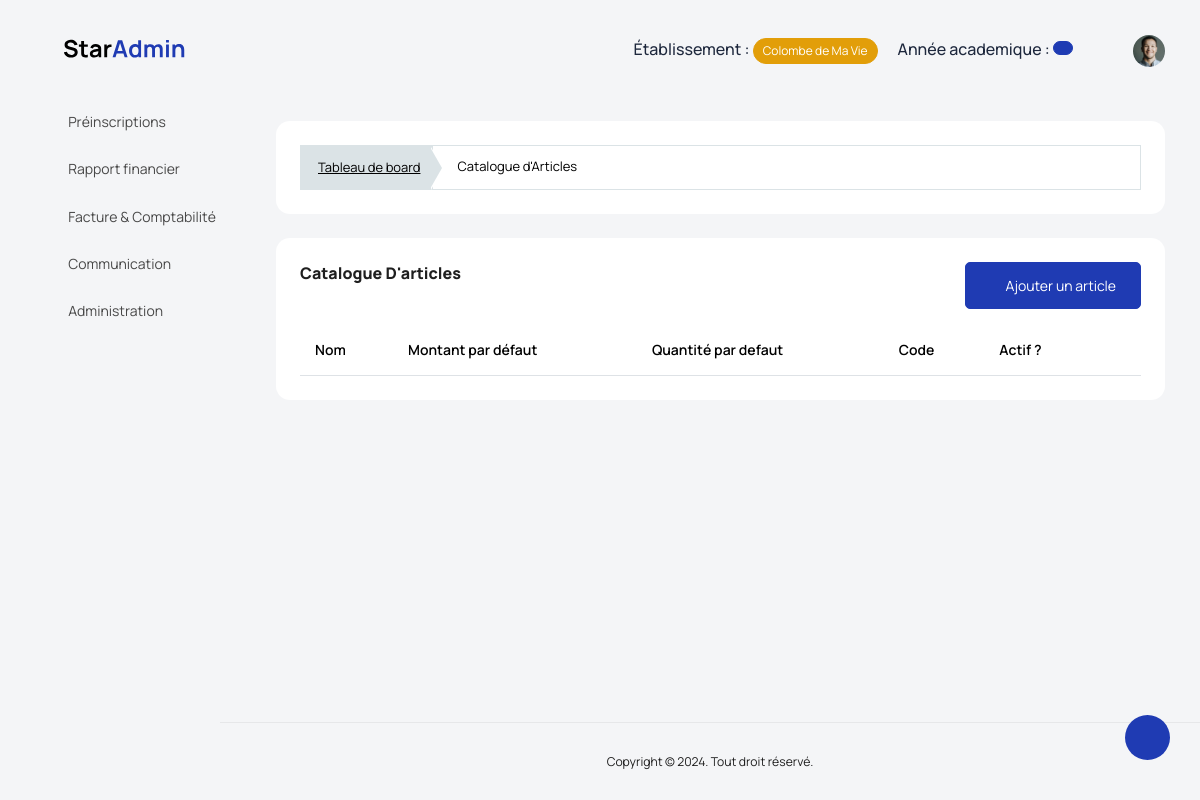
/accountnant-dashboard/administration/articles/ (signed in), run on an earlier commit of the app's database.
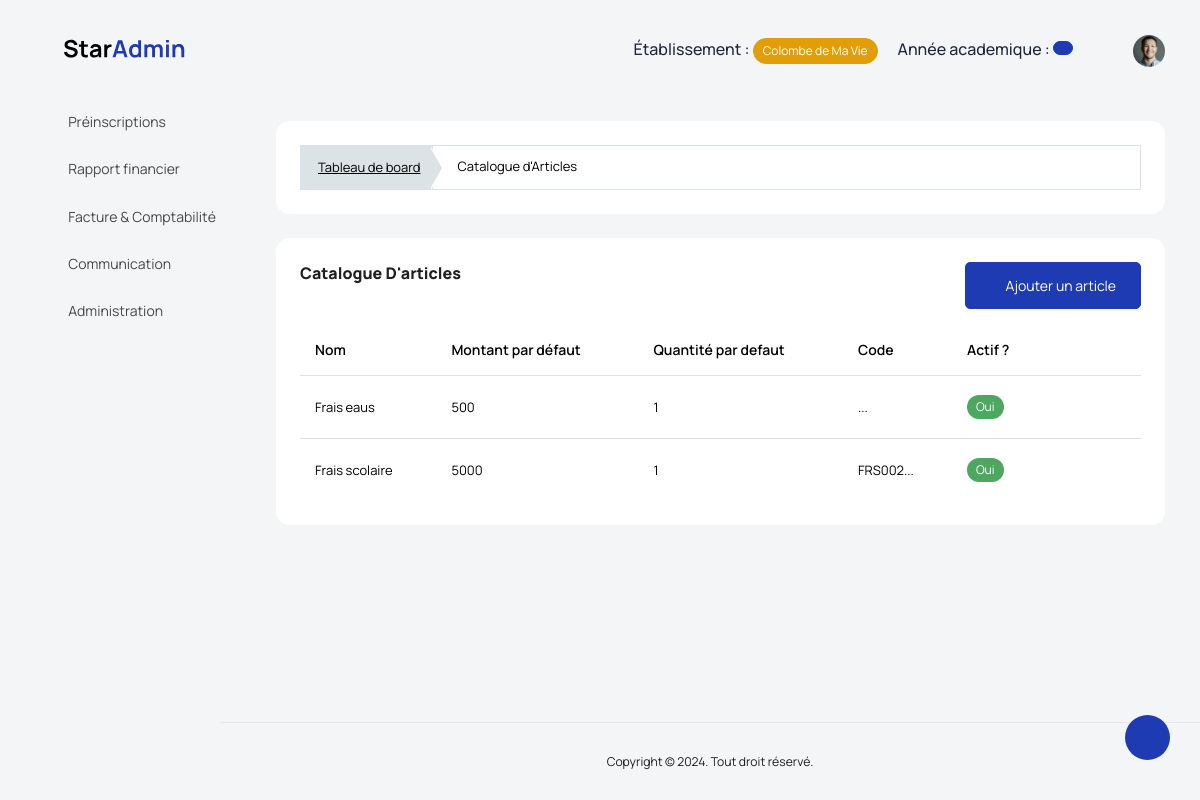
And on a later commit of the database.
### backend/models/user_account.py (models this page shows, shortened)
class User(AbstractBaseUser, PermissionsMixin):
    school = models.ForeignKey(Etablishment, on_delete=models.CASCADE, null=True, blank=True)
    username = models.CharField(max_length=255, unique=True,)
    student = models.OneToOneField(Student, unique=True, on_delete=models.SET_NULL, null=True, blank=True)
    teacher = models.OneToOneField(Teacher, unique=True, on_delete=models.SET_NULL, null=True, blank=True)
    parent = models.OneToOneField(Parent, unique=True, on_delete=models.SET_NULL, null=True, blank=True)
    management_profil = models.OneToOneField(ManagementProfil, unique=True, on_delete=models.CASCADE, null=True, blank=True)
    is_active = models.BooleanField(default=True)
    is_admin = models.BooleanField(default=False)
    is_admin_school = models.BooleanField(default=False)
    is_manager = models.BooleanField(default=False)
    is_accountant = models.BooleanField(default=False)
    is_student = models.BooleanField(default=False)
    is_teacher = models.BooleanField(default=False)
    is_parent = models.BooleanField(default=False)
    created_at = models.DateTimeField(auto_now_add=True)
    updated_at = models.DateTimeField(auto_now=True)
    objects = UserManager()
    USERNAME_FIELD = 'username'

### backend/models/gestion_ecole.py (models this page shows, shortened)
class Etablishment(models.Model):
    name = models.CharField(max_length=120)
    tel = models.CharField(max_length=20)
    address = models.CharField(max_length=100)
    social_address = models.CharField(max_length=100, blank=True, null=True)
    email = models.EmailField(max_length=200, blank=True, null=True)
    bulletin_foot = models.CharField(max_length=50, blank=True, null=True)
    currency = models.CharField(max_length=50, choices=currencies, blank=True, null=True)
    système = models.CharField(max_length=50, choices=systemes, blank=True, null=True)
    status_fees = models.CharField(max_length=50, choices=statues, blank=True, null=True)
    subscription_fees = models.IntegerField(default=1000, blank=True, null=True)
    month = models.IntegerField(default=9, blank=True, null=True)
    re_registration_fees = models.IntegerField(default=800, blank=True, null=True)

### backend/models/facturation.py (models this page shows, shortened)
class Item(models.Model):
    name = models.CharField(max_length=20)
    default_amount = models.IntegerField(default=0)
    defaut_quantity = models.IntegerField(default=1)
    is_active = models.BooleanField(default=True)
    analytic_code = models.TextField(blank=True)
    school = models.ForeignKey(Etablishment, on_delete=models.CASCADE)
    created_at = models.DateTimeField(auto_now_add=True)
    updated_at = models.DateTimeField(auto_now=True)

### accountant_dashboard/views/administration_view.py (the view, shortened to what this page needs)
class ItemView(View):
    template = "accountant_dashboard/administration/articles.html"
    def get(self, request, *args, **kwargs):
        items = Item.objects.filter(school=request.user.school).order_by('-created_at')
        context = {'items': items}
        return render(request, template_name=self.template, context=context)

### accountant_dashboard/templates/accountant_dashboard/administration/articles.html (shortened to what this page needs)
{% extends '../base.html' %}
{% load static %}
{% block content %}
<div class="col-md-12 grid-margin stretch-card">
    <div class="card">
      <div class="card-body">
        <div class="template-demo">
          <nav aria-label="breadcrumb">
            <ol class="breadcrumb breadcrumb-custom">
              <li class="breadcrumb-item">
                <a href='{% url "accountant_dashboard:index" %}'>Tableau de board</a>
              </li>
              <li class="breadcrumb-item active" aria-current="page">
                <span>Catalogue d'Articles</span>
              </li>
            </ol>
          </nav>
        </div>
      </div>
    </div>
</div>
<div class="card">
    <div class="card-body">
        <div class="d-sm-flex justify-content-between align-items-start">
            <div>
                <h4 class="card-title card-title-dash">Catalogue d'articles</h4>
            </div>
            <div>
                <a href='{% url "accountant_dashboard:add_item" %}' class="btn btn-primary text-white mb-0 me-0">
                <i class="mdi mdi-note-plus"></i> Ajouter un article</a>
            </div>
        </div>
        <div class="row mt-3">
            <div class="col-12">
                <div class="table-responsive">
                    <table id="order-listing" class="table">
                        <thead>
                            <tr>
                                <th scope="col">Nom</th>
                                <th scope="col">Montant par défaut</th>
                                <th scope="col">Quantité par defaut</th>
                                <th scope="col">Code</th>
                                <th scope="col">Actif ?</th>
                                <th scope="col"></th>
                            </tr>
                        </thead>
                        <tbody id="elementList">
                            {% for item in items %}
                                <tr data-id="{{ item.id }}">
                                    <td>{{ item.name }} </td>
                                    <td>{{ item.default_amount }} </td>
                                    <td>{{ item.defaut_quantity }} </td>
                                    <td>{{ item.analytic_code|slice:30}}... </td>
                                    <td>
                                        {% if item.is_active %}
                                            <span class="badge rounded-pill bg-success"> Oui </span>
                                        {% else %}
                                            <span class="badge rounded-pill bg-danger"> Non </span>
                                        {% endif %}
                                      </td>
                                    <td>
                                        <a href='{% url "accountant_dashboard:edit_item" item.id %}' class="p-2">
                                            <i class="fa fa-edit h4 text-dark"></i></a>
                                        <a href="#" onclick="delete_function({{item.id}})">
                                            <i class="fa fa-trash-o h4 text-danger"></i></a>
                                    </td>
                                </tr>
                            {% endfor %}
                        </tbody>
                    </table>
                </div>
            </div>
        </div>
    </div>
</div>
{% endblock content %}

### accountant_dashboard/templates/accountant_dashboard/base.html (shortened to what this page needs)
<!DOCTYPE html>
<html lang="en">
{% load static %}
<head>
    <link rel="stylesheet" href="{% static 'manager_dashboard/vendors/feather/feather.css' %}">
    <link rel="stylesheet" href="{% static 'manager_dashboard/vendors/mdi/css/materialdesignicons.min.css' %}">
    <link rel="stylesheet" href="{% static 'manager_dashboard/vendors/ti-icons/css/themify-icons.css' %}">
    <link rel="stylesheet" href="{% static 'manager_dashboard/vendors/font-awesome/css/font-awesome.min.css' %}">
    <link rel="stylesheet" href="{% static 'manager_dashboard/vendors/typicons/typicons.css' %}">
    <link rel="stylesheet" href="{% static 'manager_dashboard/vendors/simple-line-icons/css/simple-line-icons.css' %}">
    <link rel="stylesheet" href="{% static 'manager_dashboard/vendors/css/vendor.bundle.base.css' %}">
    <link rel="stylesheet" href="{% static 'manager_dashboard/vendors/bootstrap-datepicker/bootstrap-datepicker.min.css' %}">
    <link rel="stylesheet" href="{% static 'manager_dashboard/vendors/datatables.net-bs4/dataTables.bootstrap4.css' %}">
    <link rel="stylesheet" href="{% static 'manager_dashboard/vendors/jquery-toast-plugin/jquery.toast.min.css' %}">
    <link rel="stylesheet" href="{% static 'manager_dashboard/vendors/select2/select2.min.css' %}">
    <link rel="stylesheet" href="{% static 'manager_dashboard/vendors/select2-bootstrap-theme/select2-bootstrap.min.css' %}">
    <link rel="stylesheet" href="{% static 'manager_dashboard/css/vertical-layout-light/style.css' %}">
</head>
<body class="sidebar-fixed">
    <div class="container-scroller">
        <nav class="navbar default-layout col-lg-12 col-12 p-0 fixed-top d-flex align-items-top flex-row">
            <div class="text-center navbar-brand-wrapper d-flex align-items-center justify-content-start">
                <div class="me-3">
                    <button class="navbar-toggler navbar-toggler align-self-center" type="button" data-bs-toggle="minimize">
                        <span class="icon-menu"></span>
                    </button>
                </div>
                <div>
                    <a class="navbar-brand brand-logo" href='{% url "accountant_dashboard:index" %}'><img src="{% static 'manager_dashboard/images/logo.svg' %}" alt="logo" /></a>
                </div>
            </div>
            <div class="navbar-menu-wrapper d-flex align-items-top">
                <ul class="navbar-nav ms-auto">
                    <li class="nav-item d-none d-lg-block">
                        <span class="text-dark h5">
                            Établissement :
                        </span>
                        <span class="badge badge-pill badge-warning">
                            {{request.user.school.name}}
                        </span>
                    </li>
                    <li class="nav-item d-none d-lg-block">
                        <span class="text-dark h5">
                            Année academique :
                        </span>
                        <span class="badge badge-pill badge-primary">
                        </span>
                    </li>
                    <li class="nav-item">
                        <form class="search-form" action="#">
                        <i class="icon-search"></i>
                        <input type="search" class="form-control" placeholder="Search Here" title="Search here">
                        </form>
                    </li>
                    <li class="nav-item dropdown d-none d-lg-block user-dropdown">
                        <a class="nav-link" id="UserDropdown" href="#" data-bs-toggle="dropdown" aria-expanded="false">
                        <img class="img-xs rounded-circle" src="{% static 'manager_dashboard/images/faces/face8.jpg' %}" alt="Profile image"> </a>
                    </li>
                </ul>
            </div>
        </nav>
        <div class="container-fluid page-body-wrapper">
            <div class="theme-setting-wrapper">
                <div id="settings-trigger"><i class="ti-settings"></i></div>
        </div>
        <nav class="sidebar sidebar-offcanvas" id="sidebar">
            <ul class="nav">
                <li class="nav-item">
                    <a class="nav-link" href='{% url "accountant_dashboard:pre_registrations" %}'>
                        <i class="menu-icon  mdi mdi-account "></i>
                        <span class="menu-title">
                            Préinscriptions
                        </span>
                    </a>
                </li>
                <li class="nav-item">
                    <a class="nav-link" data-bs-toggle="collapse" href="#editors" aria-expanded="false" aria-controls="editors">
                        <i class="menu-icon mdi mdi-account-multiple"></i>
                        <span class="menu-title">Rapport financier</span>
                        <i class="menu-arrow"></i>
                    </a>
                </li>
                <li class="nav-item">
                    <a class="nav-link" data-bs-toggle="collapse" href="#ecole" aria-expanded="false" aria-controls="ecole">
                        <i class="menu-icon mdi mdi-bank"></i>
                        <span class="menu-title">Facture & Comptabilité</span>
                        <i class="menu-arrow"></i>
                    </a>
                </li>
                <li class="nav-item">
                    <a class="nav-link" data-bs-toggle="collapse" href="#com" aria-expanded="false" aria-controls="com">
                        <i class="menu-icon mdi mdi-email"></i>
                        <span class="menu-title">Communication</span>
                        <i class="menu-arrow"></i>
                    </a>
                </li>
                <li class="nav-item">
                    <a class="nav-link" data-bs-toggle="collapse" href="#setting" aria-expanded="false" aria-controls="setting">
                        <i class="menu-icon  mdi mdi-tune "></i>
                        <span class="menu-title">Administration</span>
                        <i class="menu-arrow"></i>
                    </a>
                </li>
            </ul>
        </nav>
        <div class="main-panel">
            <div class="content-wrapper">
                {% block content %}{% endblock %}
            </div>
            <footer class="footer">
                <div class="d-sm-flex justify-content-center">
                    <span class="float-none float-sm-end d-block mt-1 mt-sm-0 text-center">Copyright © {% now "Y" %}. Tout droit réservé.</span>
                </div>
            </footer>
        </div>
    </div>
</body>
</html>

What changed in the data, as far as the page shows it:
added Item: name "Frais eaus", default_amount "500", defaut_quantity "1", is_active "Oui"
added Item: name "Frais scolaire", default_amount "5000", defaut_quantity "1", analytic_code "FRS002", is_active "Oui"
